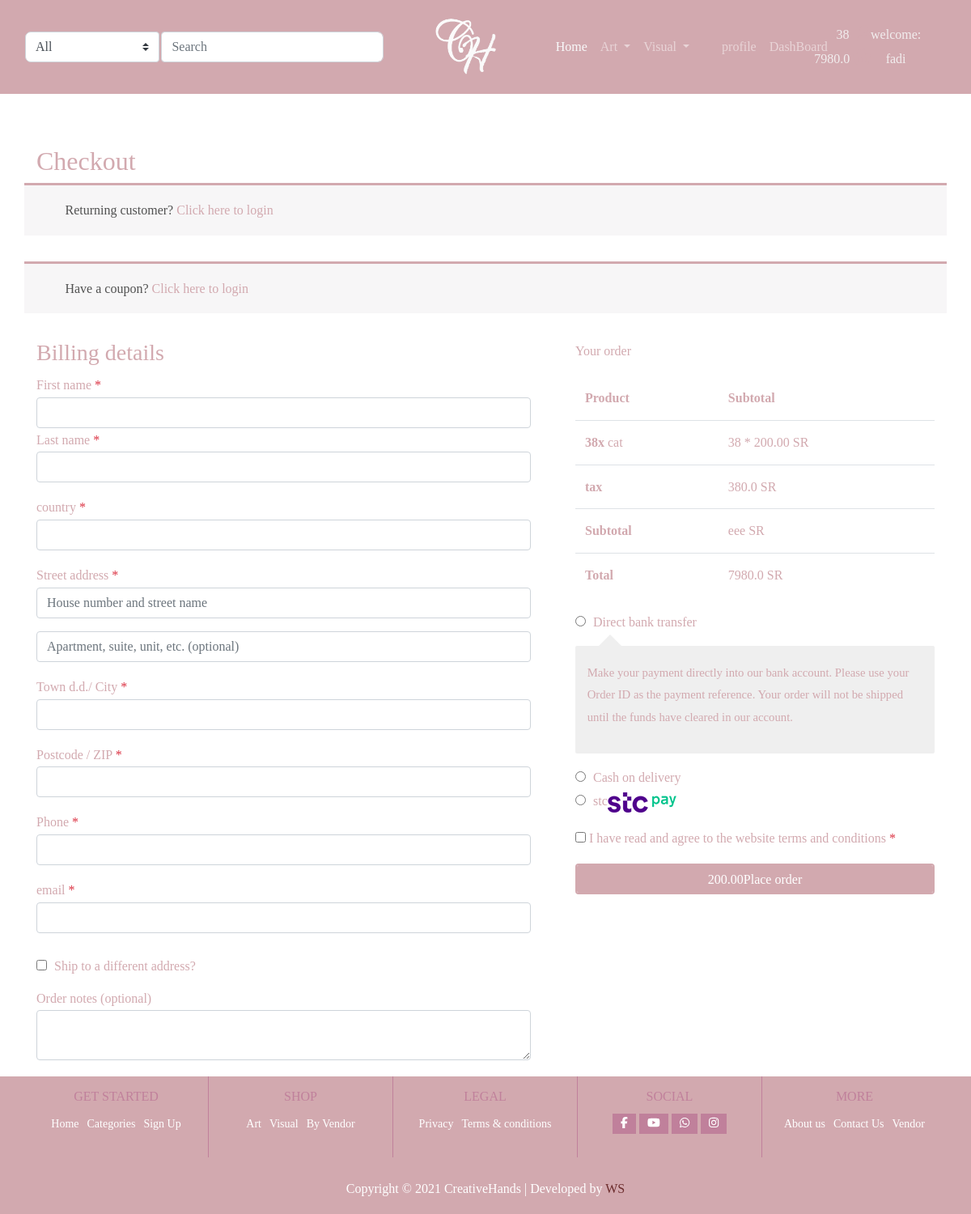
The app's page /cart/checkout/ (signed in), older data.
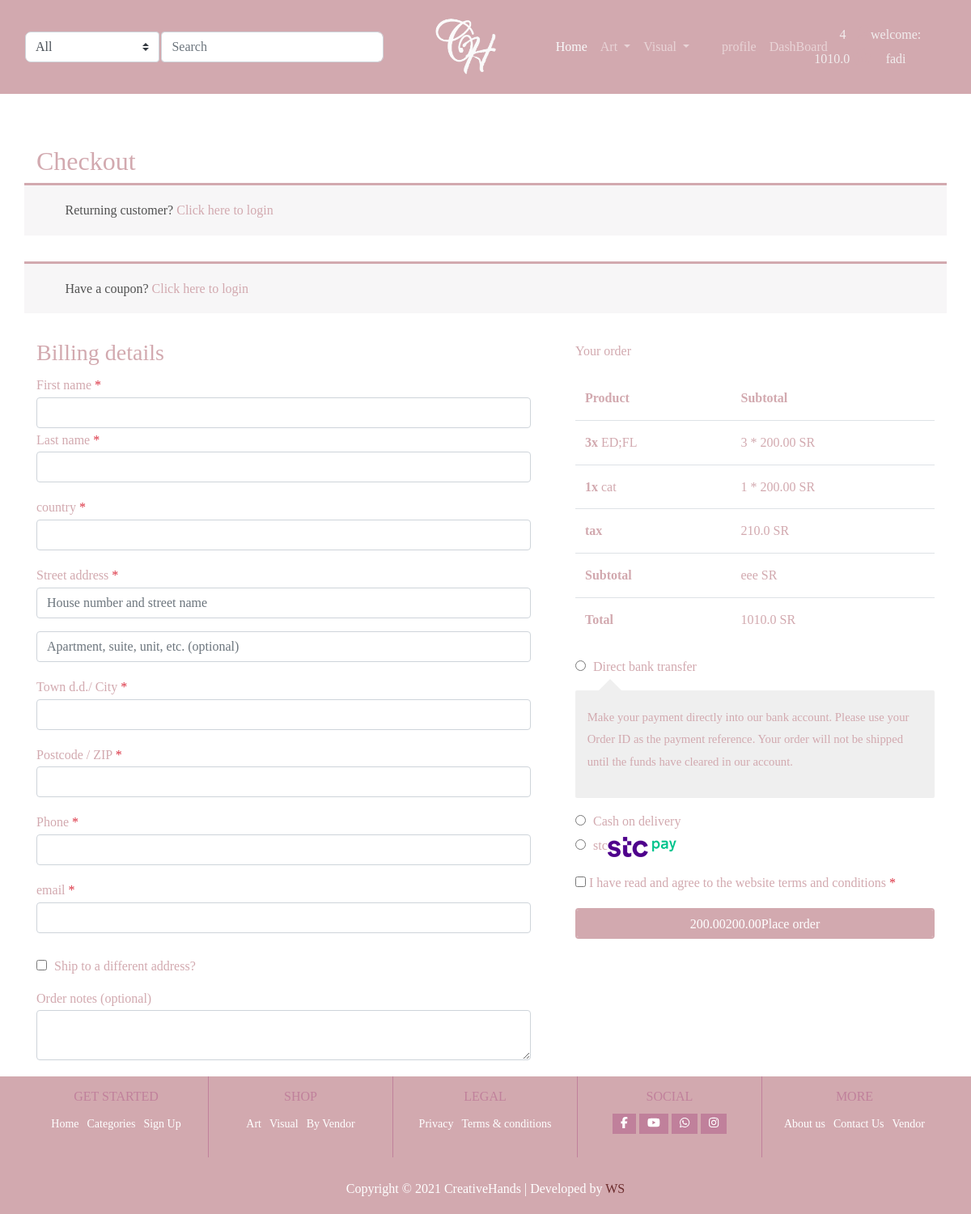
The same page, newer data.
### cart/models.py (models this page shows, shortened)
class CartItems(models.Model):
    user = models.ForeignKey(Account,on_delete=models.CASCADE,null=True)
    product = models.ForeignKey(Product, on_delete=models.CASCADE)
    variations = models.ManyToManyField(Variation,blank=True)
    cart = models.ForeignKey(Cart, on_delete=models.CASCADE,null=True) # foreignkey  Cart with cart_id
    quantity = models.IntegerField()
    def __str__(self):
        return str(self.product)

### product/models.py (models this page shows, shortened)
class Product(models.Model):
    user = models.ForeignKey(User, null=True, on_delete=models.SET_NULL)
    PRDName = models.CharField(max_length=75)
    PRDVandor_Name = models.CharField(max_length=75)
    PRDCategory = models.ForeignKey('Category', on_delete=models.CASCADE, blank=True, null=True)
    PRDIMG = models.ImageField(upload_to='', blank=True, null=True)
    PRDDec = models.TextField(max_length=500)
    PRDBrand = models.ForeignKey('settings.Brand', on_delete=models.CASCADE, blank=True, null=True)
    PRDPrice = models.DecimalField(max_digits=5, decimal_places=2)
    PRDCost = models.DecimalField(max_digits=5, decimal_places=2)
    PRDDisc = models.DecimalField(max_digits=5, decimal_places=2)
    PRDSlug = models.SlugField(blank=True, null=True, allow_unicode=True)
    PRDCreated = models.DateTimeField()
    PRDISNew = models.BooleanField(default=False)
    PRDISbest = models.BooleanField(default=False)
    stock = models.IntegerField(default=0)
    tax = models.DecimalField(max_digits=3, decimal_places=2, default=0.15)
    on_sale = models.BooleanField(default=False)
    sale_date = models.BooleanField(default=True)
    on_sale_start = models.DateField(null=True, blank=True)
    on_sale_ends = models.DateField(null=True, blank=True)
    approved = models.BooleanField(default=False)
    featured = models.BooleanField(default=False)
    limited_products = models.BooleanField(default=False)
    added_date = models.DateTimeField(auto_now_add=True, null=True)
    update_date = models.DateTimeField(auto_now_add=True, null=True)
    weight = models.IntegerField(default=0, null=True)
    length = models.DecimalField(decimal_places=2, default=0, max_digits=100)
    height = models.DecimalField(decimal_places=2, default=0, max_digits=100)
    width = models.DecimalField(decimal_places=2, default=0, max_digits=100)
    def __str__(self):
        return self.PRDName

### cart/views.py (the view)
# urls.py: path('checkout/', views.checkout, name='checkout'),  # checkout
@login_required(login_url='account:login')
def checkout(request, total=0, quantity=0, tax=0, cart_items=None):
    try:
        total = 0
        quantity = 0
        tax = 0
        if request.user.is_authenticated:
            cart_items = CartItems.objects.filter(user=request.user)
        else:
            cart = Cart.objects.get(cart_id=_cart_id(request))
            cart_items = CartItems.objects.filter(cart=cart)
        for cart_item in cart_items:
            total += (cart_item.product.PRDPrice * cart_item.quantity)
            quantity += cart_item.quantity
            tax += (total) * (cart_item.product.tax)
        total_tex = (total + tax)
    except ObjectDoesNotExist:
        total_tex = (total + tax)
    context = {
        'cart_items': cart_items,
        'quantity': quantity,
        'total': total,
        'tax': tax,
        'total_tex': total_tex,
    }
    return render(request, 'checkout.html', context)

### cart/context_processos.py (called while the page is built)
def counter(request):
    cart_count = 0  # var coz counter number on  cart
    if 'admin' in request.path:  # request path if admin can you though data to return see anything
        return {}
    else:
        try:
            cart = Cart.objects.filter(cart_id=_cart_id(request))
            if request.user.is_authenticated:
                cart_items = CartItems.objects.all().filter(user=request.user)
            else:
                cart_items = CartItems.objects.all().filter(cart=cart[:1])
            for cart_item in cart_items:
                cart_count += cart_item.quantity
        except Cart.DoesNotExist:
            cart_count = 0
    return dict(cart_count=cart_count)

### cart/views.py (called while the page is built)
def _cart_id(request):  # creat session id to cart
    cart = request.session.session_key
    if not cart:
        request.session.create()  # create new session
    return cart

### product/context_processors.py (called while the page is built)
def menu_links(request):
    links = Category.objects.all()
    return dict(links=links)

### product/models.py (called while the page is built)
    def get_url(self):
        return reverse('products:category_slug', args={self.slug})

    def __str__(self):
        return self.CATName

### cart/templates/checkout.html (shortened to what the changed rows need)
<!DOCTYPE html>
{% extends 'product/base.html' %}
{% block  body%}
<section class="checkout">
    <div class="container">
        <h2 class="page-title">Checkout</h2>
    </div>
    <div class="container customer-order">
        <div class="order-review">
            <div class="checkout-order-table">
                <div class="table-responsive">
                    <table class="table">
                        <thead>
                            <tr>
                                <th>Product</th>
                                <th>Subtotal</th>
                            </tr>
                        </thead>
                        <tbody>
                            <tr>
                                {% for cart_item in cart_items %}
                                <td class="product-name">
                                    <strong class="product-quantity">{{cart_item.quantity}}x </strong>{{cart_item}}
                                </td>
                                <td class="product-total">
                                    <span class="price-amount">
                                        <bdi>
                                        {{cart_item.quantity}} *  {{ cart_item.product.PRDPrice }}
                                            <span class="price-symble">SR</span>
                                        </bdi>
                                    </span>
                                </td>
                            </tr>
                                                    {% endfor %}
                            <tr class="checout-total">
                                <strong>
                                     <td>
                                    <bdi>
                                         {{ tax |floatformat:1 }}
                                        <span class="currency-symbol">
                                        </span>
                                    </bdi>
                                </td>
                                </strong>
                            </tr>
                            <tr class="checout-total">
                                <strong>
                                </strong>
                            </tr>
                            <tr class="checout-total">
                                <strong>
                                    <td>
                                        <span class="price-amount">
                                            <bdi>
                                                  {{ total_tex |floatformat:1 }}
                                                <span class="price-symble">
                                                </span>
                                            </bdi>
                                        </span>
                                    </td>
                                </strong>
                            </tr>
                        </tbody>
                    </table>
                </div>
                <div class="checkout-payment">
                    <div class="confirmation">
                        <p>
                            <input name="i_agree" type="checkbox" required>
                            <label for="confirm">I have read and agree to the website <a href="#">terms and conditions</a> <span class="requred text-danger">*</span>
                            </label>
                        </p>
                        <button class="form-control place-btn" type="submit">{% for d in cart_items%}{{d.product.PRDPrice}}{%endfor %}Place order</button>
                    </div>
                </div>
            </div>
        </div>
    </div>
</section>
{% endblock  %}

### product/templates/product/base.html (shortened to what the changed rows need)
<!DOCTYPE html>
{% load static %}
<html lang="en">
<head>
    <link rel="stylesheet" href="https://cdn.moyasar.com/mpf/1.2.0/moyasar.css">
    <link rel="stylesheet" href="{% static 'css/woocommerce.min.css' %} ">
    <link rel="stylesheet" href="{% static 'css/animate.min.css' %}">
    <link rel="stylesheet" href="{% static 'css/aos2.3.4.css' %}">
    <link rel="stylesheet" href="{% static 'css/linearicons.css' %}">
    <link rel="stylesheet" href="{% static 'css/elementor-icons.min.css' %}">
    <link rel="stylesheet" href="{% static 'css/fontawesome.css' %}">
    <link rel="stylesheet" href="{% static 'css/owl.theme.default.min.css' %}">
    <link rel="stylesheet" href="{% static 'css/slick.min.css' %}">
    <link rel="stylesheet" href="{% static 'css/owl.carousel.css' %}">
    <link rel="stylesheet" href="{% static 'css/bootstrap.min.css' %} ">
    <link rel="stylesheet" href="{% static 'css/woocommerce.min.css' %} ">
    <link rel="stylesheet" href="{% static 'css/style.css' %} ">
</head>
<nav class="navbar navbar-expand-lg navbar-dark bg-brand pr-5">
    <div class="navbar-nav col-lg-5 col-sm-12 order-lg-2" style="margin: 20px 0">
        <div class="container-fluid p-0 justify-content-center">
            <div class="navbar-nav col-4 col-lg-3 order-lg-2 justify-content-center text-center p-0 cart-info "
                 id="cart-info">
                <a href="{% url 'cart:checkout'%}" class="nav-item " data-toggle="modal" data-target="#cartModal">
                    <span class="price  ">{{cart_count}}</span>
                    <br>
                    <span class="price">  {{ total_tex |floatformat:1 }}
  </span>
                    <i class="fas fa-shopping-basket" style="font-size: 20px" data-toggle="modal"
                       data-target="#cartModal" value="5">
                    </i>
                </a>
            </div>
        </div>
    </div>
</nav>
{% block body %}
{% endblock %}
</html>

Row changes from the older to the newer data that the page shows:
removed CartItems: quantity "38", product.PRDName "cat", product.PRDPrice "200.00"
added CartItems: quantity "3", product.PRDName "ED;FL", product.PRDPrice "200.00"
added CartItems: quantity "1", product.PRDName "cat", product.PRDPrice "200.00"
Text that changed along with them:
{{ cart_count }}: "38" → "4"
{{ total_tex |floatformat:1 }}: "7980.0" → "1010.0"
{{ tax |floatformat:1 }}: "380.0" → "210.0"
